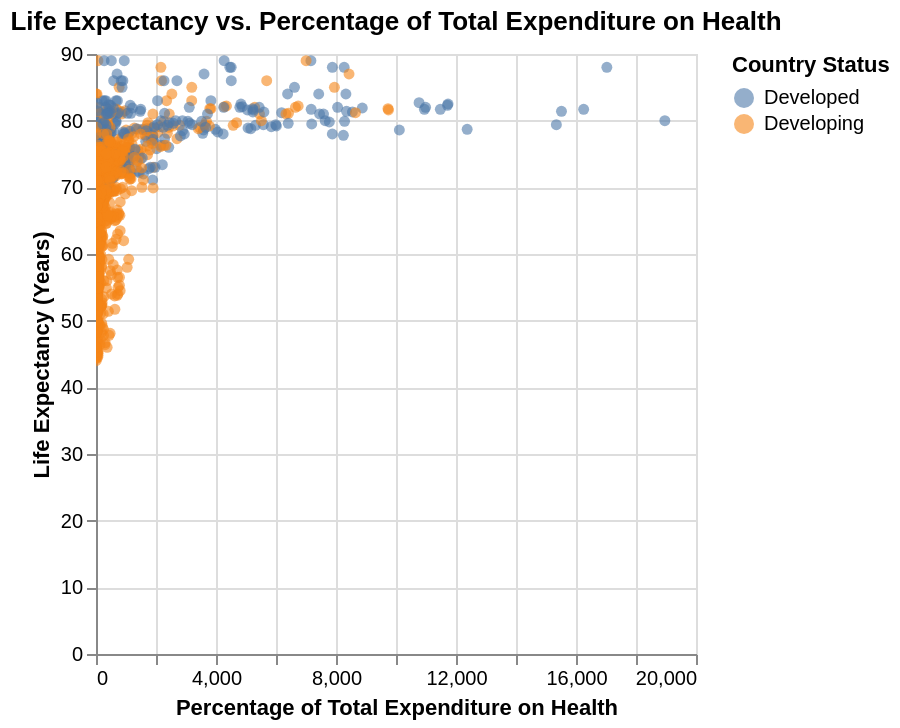

The code cell stored with this chart in its notebook:
### Markdown cell above
### Scatter plot for 'Life expectancy' vs. 'percentage expenditure', colored by 'Status'

### Code cell
import altair as alt

# Create a scatter plot for 'Life expectancy' vs. 'percentage expenditure', colored by 'Status'
chart1 = alt.Chart(df).mark_point(filled=True, opacity=0.6).encode(
    x=alt.X('percentage expenditure', title='Percentage of Total Expenditure on Health'),
    y=alt.Y('Life expectancy', title='Life Expectancy (Years)'),
    color=alt.Color('Status', title='Country Status'),
    tooltip=['Country', 'Year', 'Status', 'Life expectancy', 'percentage expenditure']
).properties(
    title='Life Expectancy vs. Percentage of Total Expenditure on Health'
).interactive() # Make the chart interactive for zooming and panning

chart1.display()

### Figure 1 — Vega-Lite specification as saved in the notebook (floating-point values rounded to 4 significant figures; data arrays with more than 128 entries replaced by an {"elided": "..."} marker saying what was removed)
{"config": {"view": {"continuousWidth": 300, "continuousHeight": 300}}, "data": {"name": "data-003cdaf21f70773abce922bbe6be05d0"}, "mark": {"type": "point", "filled": true, "opacity": 0.6}, "encoding": {"color": {"field": "Status", "title": "Country Status", "type": "nominal"}, "tooltip": [{"field": "Country", "type": "nominal"}, {"field": "Year", "type": "quantitative"}, {"field": "Status", "type": "nominal"}, {"field": "Life expectancy", "type": "quantitative"}, {"field": "percentage expenditure", "type": "quantitative"}], "x": {"field": "percentage expenditure", "title": "Percentage of Total Expenditure on Health", "type": "quantitative"}, "y": {"field": "Life expectancy", "title": "Life Expectancy (Years)", "type": "quantitative"}}, "params": [{"name": "param_1", "select": {"type": "interval", "encodings": ["x", "y"]}, "bind": "scales"}], "title": "Life Expectancy vs. Percentage of Total Expenditure on Health", "$schema": "https://vega.github.io/schema/vega-lite/v5.8.0.json", "datasets": {"data-003cdaf21f70773abce922bbe6be05d0": {"elided": "1649 records"}}}
